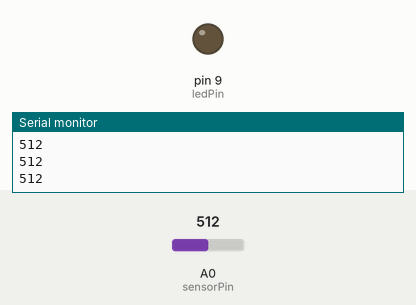
Simulated run of this sketch. Board: Arduino Uno, built with avr-gcc and run on an emulated ATmega328P. Parts: output pins drawn as LEDs (lit = HIGH), the last lines printed to the serial monitor. Inputs (shaded band) come from the test bench; at power-on: A0 (sensorPin) = 512.

Above: at 1.2 s.
1.3 s: A0 (sensorPin) set to 891
2.8 s: A0 (sensorPin) set to 916
At 3.8 s:
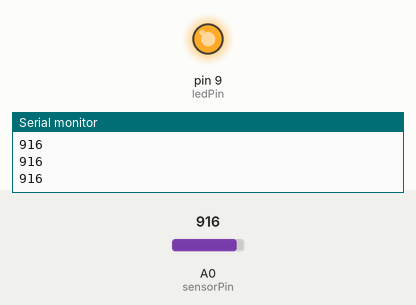
4.3 s: A0 (sensorPin) set to 900
At 4.9 s:
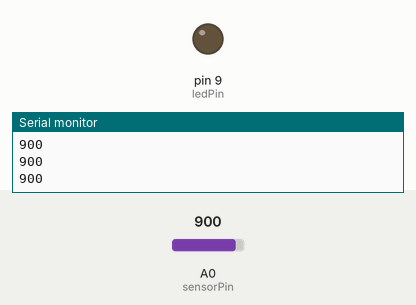
5.8 s: A0 (sensorPin) set to 1023
At 6.1 s:
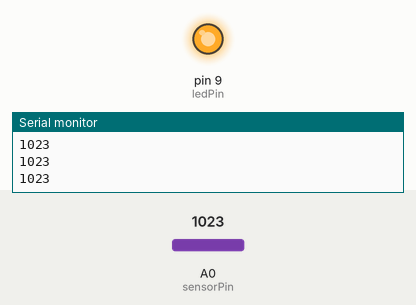
Timing chart, 0 to 8.3 s (numbered marks = the images above; inputs shaded):
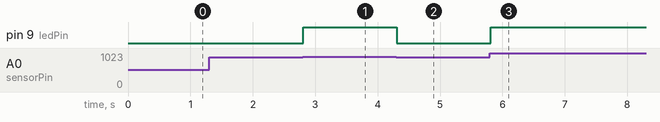

Measured:
- the behaviour switches between 900 and 901 on A0 (sensorPin) (found by bisection; images 0 and 1)
- after the input at 2.8 s, pin 9 (ledPin): LOW → HIGH at once
- after the input at 4.3 s, pin 9 (ledPin): HIGH → LOW at once
- after the input at 5.8 s, pin 9 (ledPin): LOW → HIGH at once

The sketch:

analog_nightlight.ino
```cpp
const int sensorPin = 0;
const int ledPin = 9;

int value = 0;

void setup()
{
  analogReference(DEFAULT); // not necessary
  pinMode(ledPin, OUTPUT);
  Serial.begin(9600);
}

void loop()
{
  value = analogRead(sensorPin);
  Serial.println(value);
  if (value > 900) digitalWrite(ledPin, HIGH);
  else digitalWrite(ledPin, LOW);
}
```
